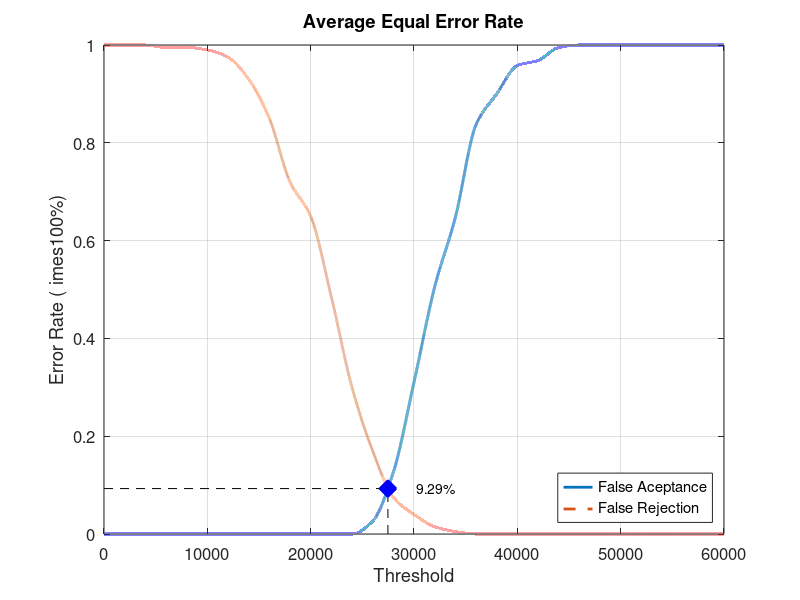
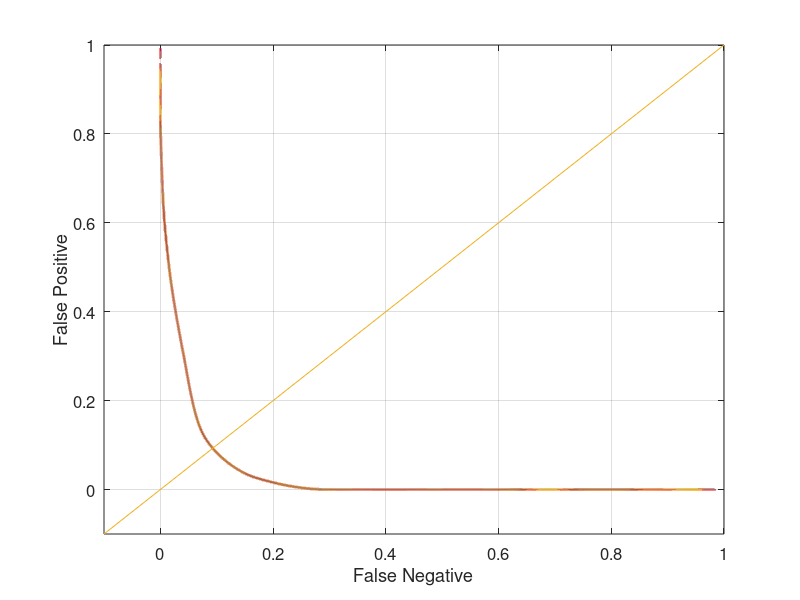

MATLAB code for these plots, in order:
close all;
clear;
clc;
x = 0:2000:60000;
xq = 0:0.5:60000;

y0 = [0 0 0 0 0 0 0 0 0 0 0 0 0 0.0263158 0.126316 0.310526 0.505263 0.647368 0.836842 0.9 0.957895 0.968421 0.994737 1 1 1 1 1 1 1 1]
yy0 = interp1(x, y0, xq, 'pchip');
y1 = [1 1 1 0.995 0.995 0.99 0.975 0.93 0.85 0.72 0.65 0.485 0.3 0.17 0.075 0.04 0.015 0.005 0 0 0 0 0 0 0 0 0 0 0 0 0]
yy1 = interp1(x, y1, xq, 'pchip');

% Calculating EER: 
y2 = abs(y0 - y1);
find(y2 == min(y2))
yy2 = abs(yy0 - yy1);
xEER = find(yy2 == min(yy2));
xEERIndex = xq(xEER) % X-axis EER
yEER = yy0(xEER) % Y-axis EER

main = figure
plot(xq, yy0,'-','LineWidth', 2);	hold on
plot(xq, yy1,'--','LineWidth', 2);	hold on
plot([xEERIndex xEERIndex], [0 yEER], 'k--');	hold on
plot([0 xEERIndex], [yEER yEER], 'k--');	hold on
plot(xEERIndex, yEER, 'bx', 'LineWidth', 10);	hold on
text(xEERIndex + 10 * xEERIndex / 100, yEER, [num2str(round((10000 * yEER)) / 100) '%'])
legend('False Aceptance', 'False Rejection', 'Location', 'SouthEast')
xlabel('Threshold')
ylabel('Error Rate (	imes100%)')
title('Average Equal Error Rate')
set(gca, 'FontSize', 12)
axis([0 60000 0 1])
grid on

print(main, 'Database3_2Main', '-dpng');
FNRxFPR = figure('Color', [1 1 1]);
plot(yy1, yy0, '-', yy1, yy0, 'LineWidth', 2);
hold on
y = -0.1:0.1:1
plot(y, y); 
set(gca, 'FontSize', 12)
xlabel('False Negative')
ylabel('False Positive')
axis([-0.1 1 -0.1 1])
set(gca, 'FontSize', 12)
grid on

print(FNRxFPR, 'Database3_2FNRxFPR','-dpng');
